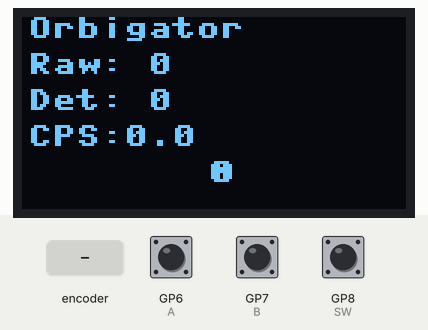
Recording of a program running on a simulated Raspberry Pi Pico running MicroPython. Parts: 128×64 one-colour display. The inputs (shaded band) are chosen by the test bench; at power-on: GP8 (SW) HIGH, GP6 (A) HIGH, GP7 (B) HIGH. What the program prints to the serial console is not drawn.

Above: at 1.2 s.
1.3 s: rotary encoder on GP6 (A) / GP7 (B) turned 1 step (first pin leading)
At 2.6 s:
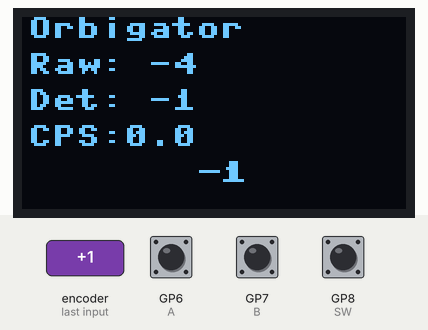
3.0 s: GP8 (SW) pulled LOW for 1 s
At 3.37 s:
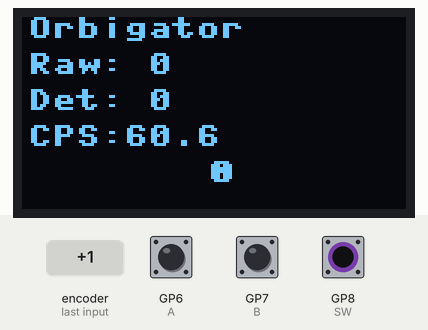
5.5 s: rotary encoder on GP6 (A) / GP7 (B) turned 1 step (first pin leading)
At 5.63 s:
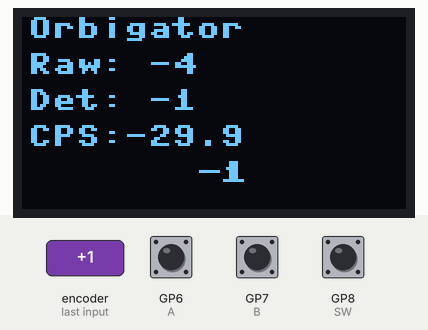
7.2 s: GP8 (SW) pulled LOW for 1 s
At 7.56 s:
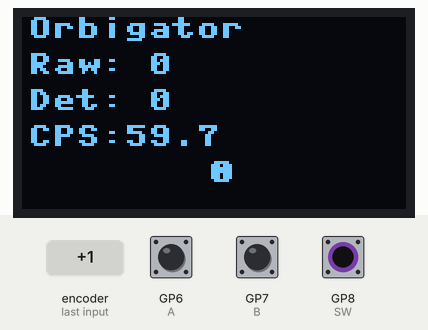
Timing chart, 0 to 10.2 s (numbered marks = the images above; inputs shaded):
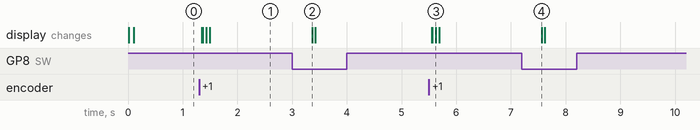

Measured:
- after the input at 1.3 s, the display: first changes after 0.05 s (image 1 shows a later state)
- after the input at 3.0 s, the display: changes after 0.37 s (image 2)
- after the input at 5.5 s, the display: first changes after 0.05 s (image 3 shows a later state)
- after the input at 7.2 s, the display: changes after 0.36 s (image 4)

The program:

oled_test.py
```python
# Pico 2 | Encoder +/-1 per detent | OLED (auto SH1106/SSD1306)
# I2C0: SDA=GP4, SCL=GP5 | Encoder: A=GP6, B=GP7, SW=GP8 (COM wired accordingly)

import machine, time, sys
from machine import Pin, I2C
import framebuf

# Ensure we can import from root directory
if '.' not in sys.path: sys.path.append('.')
if '/' not in sys.path: sys.path.append('/')

print("DEBUG PATH:", sys.path)
import os
try:
    print("ROOT FILES:", os.listdir('/'))
except:
    print("Could not list root files")

while False:
    for i in range(80):
        print('x', end='')
        time.sleep(.1)
    print()
# --- user options ---
DETENT_DIV     = 4        # edges per detent (most encoders = 4)
REVERSE        = False    # flip rotation direction
ZERO_HOLD_MS   = 300      # require >= this many ms pressed to zero
SW_ACTIVE_LOW  = True    # <-- set True for active-LOW (pressed==0) as per hardware pull-up

# --- OLED detect (SH1106 preferred, SSD1306 fallback) ---
OLED_W, OLED_H = 128, 64

# Force internal pull-ups just in case (fixes "floating low" false positives)
sda_pin = Pin(4, Pin.OUT, Pin.PULL_UP)
scl_pin = Pin(5, Pin.OUT, Pin.PULL_UP)
sda_pin.value(1); scl_pin.value(1) # Drive high briefly to charge line
time.sleep_ms(1)

# Init I2C (SoftI2C or HW I2C will take over pins)
i2c = I2C(0, sda=Pin(4), scl=Pin(5), freq=400_000)
print("Scanning I2C bus...")
addrs = i2c.scan()
print("I2C Scan results:", [hex(a) for a in addrs])

if len(addrs) > 100:
    print("\n!!! CRITICAL HARDWARE ERROR !!!")
    print("I2C Bus is reporting ALL addresses. This means SDA is stuck LOW.")
    print("CHECK WIRING: Is SDA shorted to GND?")
    raise SystemExit("I2C Bus Failure")

if not addrs: raise SystemExit("No I2C OLED on I2C0.")
ADDR = addrs[0]

class SH1106_I2C:
    def __init__(self, w,h,i2c,addr=0x3C):
        self.width, self.height, self.i2c, self.addr = w,h,i2c,addr
        self.buffer = bytearray(w*h//8)
        self.fb = framebuf.FrameBuffer(self.buffer, w, h, framebuf.MONO_VLSB)
        def cmd(*cs):
            for c in cs: self.i2c.writeto(self.addr, b'\x00'+bytes([c]))
        cmd(0xAE,0x20,0x00,0x40,0xA1,0xC8,0x81,0x7F,0xA6,0xA8,0x3F,
            0xAD,0x8B,0xD3,0x00,0xD5,0x80,0xD9,0x22,0xDA,0x12,0xDB,0x35,0xAF)
        self.fill(0); self.show()
    def fill(self,c): self.fb.fill(c)
    def text(self,s,x,y,c=1): self.fb.text(s,x,y,c)
    def fill_rect(self,x,y,w,h,c=1): self.fb.fill_rect(x,y,w,h,c)
    def show(self):
        for p in range(self.height//8):
            self.i2c.writeto(self.addr, b'\x00'+bytes([0xB0+p,0x02,0x10]))
            s = self.width*p; e = s+self.width
            self.i2c.writeto(self.addr, b'\x40'+self.buffer[s:e])

try:
    disp = SH1106_I2C(OLED_W, OLED_H, i2c, addr=ADDR); DRIVER="SH1106"
except Exception:
    from ssd1306 import SSD1306_I2C
    disp = SSD1306_I2C(OLED_W, OLED_H, i2c, addr=ADDR); DRIVER="SSD1306"

# --- encoder (4x quadrature) ---
A  = Pin(6, Pin.IN, Pin.PULL_UP)
B  = Pin(7, Pin.IN, Pin.PULL_UP)
# Configure button pull & logic based on SW_ACTIVE_LOW
SW = Pin(8, Pin.IN, Pin.PULL_UP if SW_ACTIVE_LOW else Pin.PULL_DOWN)

state = (A.value()<<1) | B.value()
raw = 0; pos = 0; last_det = 0

TRANS = (0,+1,-1,0,  -1,0,0,+1,  +1,0,0,-1,  0,-1,+1,0)

def _enc_isr(_):
    global state, raw
    s = (A.value()<<1) | B.value()
    d = TRANS[(state<<2)|s]
    if REVERSE: d = -d
    raw += d
    state = s

A.irq(trigger=Pin.IRQ_RISING|Pin.IRQ_FALLING, handler=_enc_isr)
B.irq(trigger=Pin.IRQ_RISING|Pin.IRQ_FALLING, handler=_enc_isr)

# --- button polling with debounce & hold-to-zero ---
sw_last = SW.value()
sw_press_start = None

def sw_pressed_now():
    v = SW.value()
    return (v == 0) if SW_ACTIVE_LOW else (v == 1)

def poll_button_and_maybe_zero():
    global sw_last, sw_press_start, raw, pos, last_det
    v = SW.value()
    if v != sw_last:
        sw_last = v
        if sw_pressed_now():
            sw_press_start = time.ticks_ms()
        else:
            sw_press_start = None
    if sw_press_start is not None:
        if time.ticks_diff(time.ticks_ms(), sw_press_start) >= ZERO_HOLD_MS:
            raw = 0; pos = 0; last_det = 0
            sw_press_start = None

# --- main loop ---
t0 = time.ticks_ms()
prev_raw = 0
while True:
    time.sleep_ms(40)
    poll_button_and_maybe_zero()

    now = time.ticks_ms()
    dt = max(1, time.ticks_diff(now,t0))/1000.0
    irq = machine.disable_irq(); r = raw; machine.enable_irq(irq)

    det  = r // DETENT_DIV
    step = det - last_det
    if step:
        pos += step
        last_det = det

    cps = (r - prev_raw)/dt
    prev_raw = r; t0 = now

    disp.fill(0)
    disp.text("Orbigator", 0, 0)
    disp.text("Raw: {}".format(r), 0, 12)
    disp.text("Det: {}".format(det), 0, 24)
    disp.text("CPS:{:.1f}".format(cps), 0, 36)
    s = str(pos); x0 = max(0, (OLED_W - len(s)*8)//2)
    disp.text(s, x0, 48); disp.text(s, x0+1, 48)
    disp.show()
```
